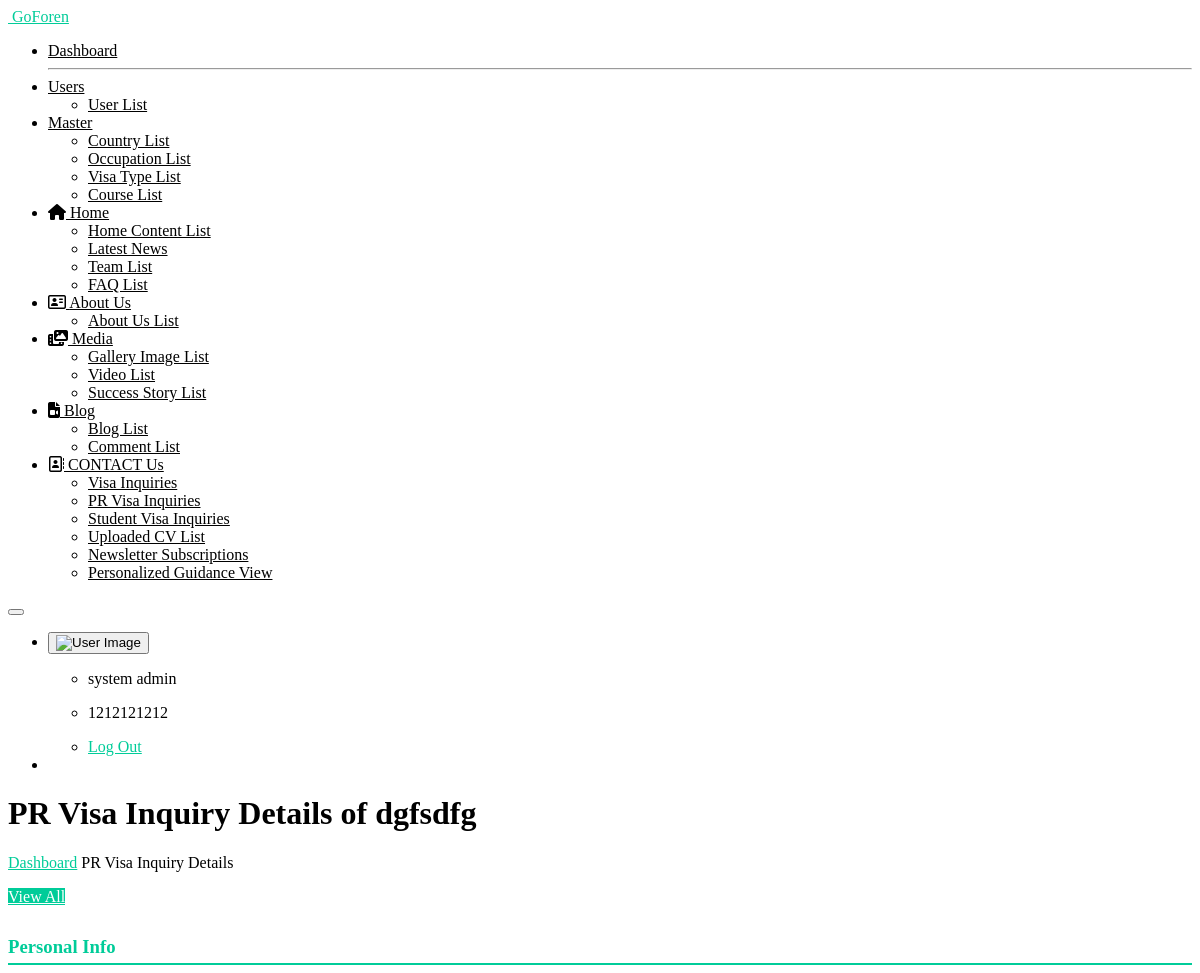
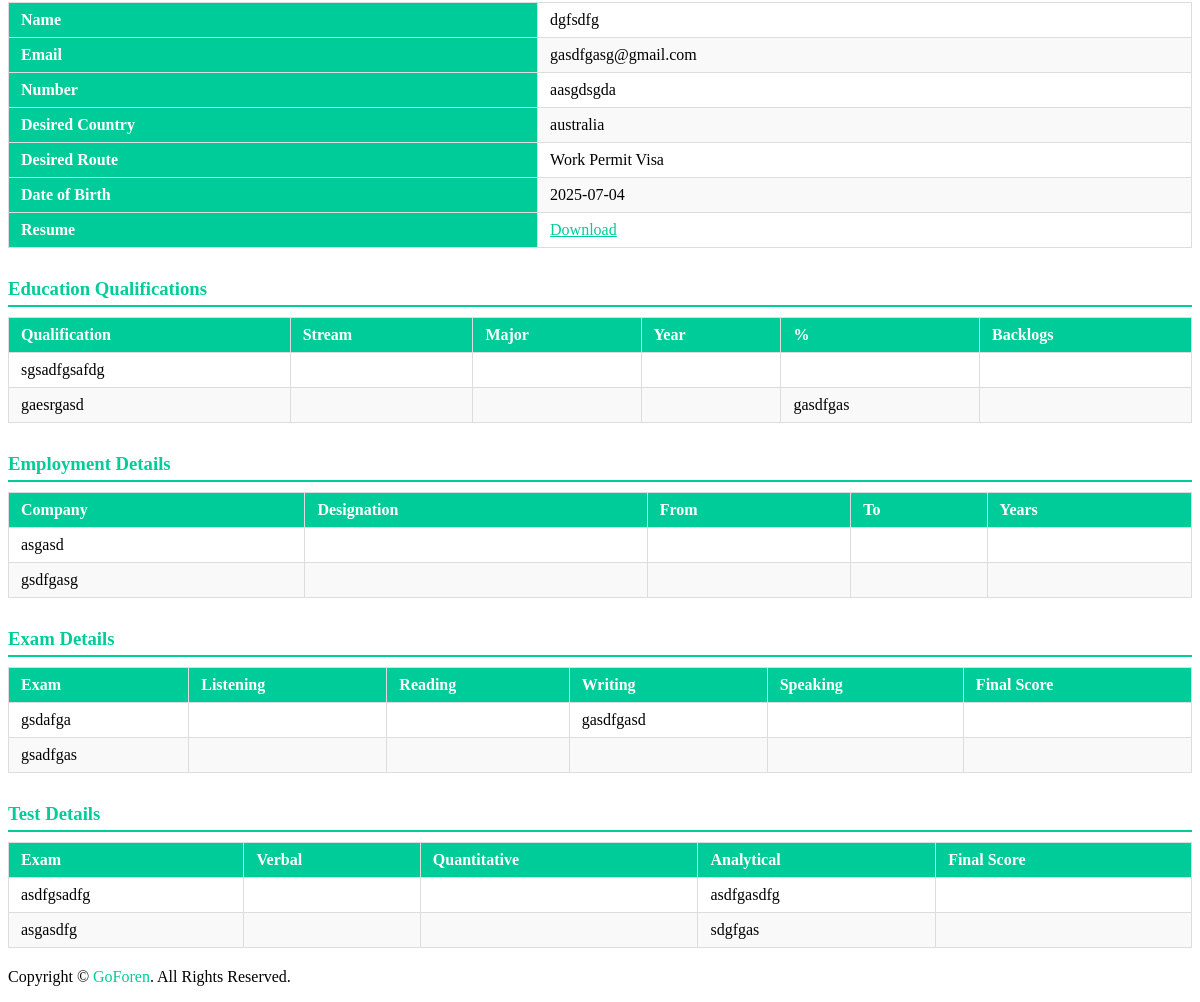
The app's page /pr_visa_inquiry_detail/7/ (signed in) with its own data (2 pictures, top to bottom).
### myapp/models.py (models this page shows, shortened)
class tbl_pr_visa_inquiry(models.Model):
    desired_country = models.CharField(max_length=50, null=True , blank=True)
    desired_visa_route = models.CharField(max_length=50, null=True , blank=True)
    relation = models.CharField(max_length=50, null=True , blank=True)
    name = models.CharField(max_length=100, null=True , blank=True)
    number = models.CharField(max_length=50, null=True , blank=True)
    landline = models.CharField(max_length=50, null=True , blank=True)
    alt_number = models.CharField(max_length=50, null=True , blank=True)
    email = models.CharField(max_length=50, null=True , blank=True)
    dob = models.DateTimeField(null=True , blank=True)
    marital_status = models.CharField(max_length=50, null=True , blank=True)
    no_of_child = models.CharField(max_length=50, null=True , blank=True)
    flat_no = models.CharField(max_length=100, null=True , blank=True)
    building_name = models.CharField(max_length=100, null=True , blank=True)
    road_street = models.CharField(max_length=100, null=True , blank=True)
    pincode = models.CharField(max_length=100, null=True , blank=True)
    area = models.CharField(max_length=100, null=True , blank=True)
    city = models.CharField(max_length=100, null=True , blank=True)
    inquiry_id = models.CharField(max_length=100, null=True , blank=True)
    resume = models.FileField(upload_to='resumes/', null=True , blank=True)
    created_at = models.DateTimeField(auto_now_add=True)
    updated_at = models.DateTimeField(auto_now=True)
    class Meta:
        db_table = 'tbl_pr_visa_inquiry'

class tbl_education_qualification(models.Model):
    inquiry_id = models.CharField(max_length=100, null=True , blank=True)
    qualification = models.CharField(max_length=100, null=True , blank=True)
    stream_of_degree = models.CharField(max_length=100, null=True , blank=True)
    major_degree = models.CharField(max_length=100, null=True , blank=True)
    year_of_completion = models.CharField(max_length=100, null=True , blank=True)
    percentage = models.CharField(max_length=100, null=True , blank=True)
    total_backlog = models.CharField(max_length=100, null=True , blank=True)
    created_at = models.DateTimeField(auto_now_add=True)
    updated_at = models.DateTimeField(auto_now=True)
    class Meta:
        db_table = 'tbl_education_qualification'

class tbl_employeement_detail(models.Model):
    inquiry_id = models.CharField(max_length=100, null=True , blank=True)
    company = models.CharField(max_length=100, null=True , blank=True)
    designation = models.CharField(max_length=100, null=True , blank=True)
    from_date = models.CharField(max_length=100, null=True , blank=True)
    to_date = models.CharField(max_length=100, null=True , blank=True)
    no_of_years = models.CharField(max_length=100, null=True , blank=True)
    created_at = models.DateTimeField(auto_now_add=True)
    updated_at = models.DateTimeField(auto_now=True)
    class Meta:
        db_table = 'tbl_employeement_detail'

class tbl_exam_detail(models.Model):
    inquiry_id = models.CharField(max_length=100, null=True , blank=True)
    exam = models.CharField(max_length=100, null=True , blank=True)
    listening = models.CharField(max_length=100, null=True , blank=True)
    reading = models.CharField(max_length=100, null=True , blank=True)
    writing = models.CharField(max_length=100, null=True , blank=True)
    speaking = models.CharField(max_length=100, null=True , blank=True)
    final_score = models.CharField(max_length=100, null=True , blank=True)
    created_at = models.DateTimeField(auto_now_add=True)
    updated_at = models.DateTimeField(auto_now=True)
    class Meta:
        db_table = 'tbl_exam_detail'

class tbl_test_detail(models.Model):
    inquiry_id = models.CharField(max_length=100, null=True , blank=True)
    exam = models.CharField(max_length=100, null=True , blank=True)
    verbal_reasoning = models.CharField(max_length=100, null=True , blank=True)
    quantitative_reasoning = models.CharField(max_length=100, null=True , blank=True)
    analytical_writing = models.CharField(max_length=100, null=True , blank=True)
    final_score = models.CharField(max_length=100, null=True , blank=True)
    created_at = models.DateTimeField(auto_now_add=True)
    updated_at = models.DateTimeField(auto_now=True)
    class Meta:
        db_table = 'tbl_test_detail'

### myapp/views.py (the view)
    def wrapper(request, *args, **kwargs):
        if 'user_id' not in request.session:
            return redirect('open_sign_in_page')
        return view_func(request, *args, **kwargs)

### myapp/views.py (called while the page is built)
def login_required_custom(view_func):
    def wrapper(request, *args, **kwargs):
        if 'user_id' not in request.session:
            return redirect('open_sign_in_page')
        return view_func(request, *args, **kwargs)
    return wrapper

@login_required_custom
def pr_visa_inquiry_detail(request, id):
    inq = get_object_or_404(tbl_pr_visa_inquiry, id=id)
    inquiry_id = inq.inquiry_id
    education_details = tbl_education_qualification.objects.filter(inquiry_id=inquiry_id)
    employment_details = tbl_employeement_detail.objects.filter(inquiry_id=inquiry_id)
    exam_details = tbl_exam_detail.objects.filter(inquiry_id=inquiry_id)
    test_details = tbl_test_detail.objects.filter(inquiry_id=inquiry_id)
    context = {
        "inq": inq,
        "education_details": education_details,
        "employment_details": employment_details,
        "exam_details": exam_details,
        "test_details": test_details,
    }
    return render(request, "pr-visa-inquiry-detail.html", context)

### templates/pr-visa-inquiry-detail.html (shortened to what this page needs)
{% extends "base.html" %}
{% load static %}
{% block start %}
<div class="ec-content-wrapper">
    <div class="content">
        <div class="breadcrumb-wrapper d-flex align-items-center justify-content-between">
            <div>
                <h1>PR Visa Inquiry Details of {{ inq.name }}</h1>
                <p class="breadcrumbs">
                    <span><a href="{% url 'dashboard_view' %}">Dashboard</a></span>
                    <span></span>PR Visa Inquiry Details
                </p>
            </div>
            						<div>
							<a href="{% url 'pr_visa_inquiry_view' %}" class="btn btn-primary"> View All
							</a>
						</div>
        </div>
        <div class="row">
            <div class="col-12">
                <div class="card card-default">
                    <div class="card-body">
                        <div class="table-responsive">
                            <h3 class="section-title">Personal Info</h3>
                            <table>
                                <tbody>
                                    <tr><th>Name</th><td>{{ inq.name }}</td></tr>
                                    <tr><th>Email</th><td>{{ inq.email }}</td></tr>
                                    <tr><th>Number</th><td>{{ inq.number }}</td></tr>
                                    <tr><th>Desired Country</th><td>{{ inq.desired_country }}</td></tr>
                                    <tr><th>Desired Route</th><td>{{ inq.desired_visa_route }}</td></tr>
                                    <tr><th>Date of Birth</th><td>{{ inq.dob|date:"Y-m-d" }}</td></tr>
                                    {% if inq.resume %}
                                    <tr>
                                        <th>Resume</th>
                                        <td><a href="{{ inq.resume.url }}" target="_blank">Download</a></td>
                                    </tr>
                                    {% endif %}
                                </tbody>
                            </table>
                            <h3 class="section-title">Education Qualifications</h3>
                            <table>
                                <thead>
                                    <tr>
                                        <th>Qualification</th>
                                        <th>Stream</th>
                                        <th>Major</th>
                                        <th>Year</th>
                                        <th>%</th>
                                        <th>Backlogs</th>
                                    </tr>
                                </thead>
                                <tbody>
                                    {% for edu in education_details %}
                                    <tr>
                                        <td>{{ edu.qualification }}</td>
                                        <td>{{ edu.stream_of_degree }}</td>
                                        <td>{{ edu.major_degree }}</td>
                                        <td>{{ edu.year_of_completion }}</td>
                                        <td>{{ edu.percentage }}</td>
                                        <td>{{ edu.total_backlog }}</td>
                                    </tr>
                                    {% empty %}
                                    <tr><td colspan="6">No education details found.</td></tr>
                                    {% endfor %}
                                </tbody>
                            </table>
                            <h3 class="section-title">Employment Details</h3>
                            <table>
                                <thead>
                                    <tr>
                                        <th>Company</th>
                                        <th>Designation</th>
                                        <th>From</th>
                                        <th>To</th>
                                        <th>Years</th>
                                    </tr>
                                </thead>
                                <tbody>
                                    {% for emp in employment_details %}
                                    <tr>
                                        <td>{{ emp.company }}</td>
                                        <td>{{ emp.designation }}</td>
                                        <td>{{ emp.from_date }}</td>
                                        <td>{{ emp.to_date }}</td>
                                        <td>{{ emp.no_of_years }}</td>
                                    </tr>
                                    {% empty %}
                                    <tr><td colspan="5">No employment details found.</td></tr>
                                    {% endfor %}
                                </tbody>
                            </table>
                            <h3 class="section-title">Exam Details</h3>
                            <table>
                                <thead>
                                    <tr>
                                        <th>Exam</th>
                                        <th>Listening</th>
                                        <th>Reading</th>
                                        <th>Writing</th>
                                        <th>Speaking</th>
                                        <th>Final Score</th>
                                    </tr>
                                </thead>
                                <tbody>
                                    {% for ex in exam_details %}
                                    <tr>
                                        <td>{{ ex.exam }}</td>
                                        <td>{{ ex.listening }}</td>
                                        <td>{{ ex.reading }}</td>
                                        <td>{{ ex.writing }}</td>
                                        <td>{{ ex.speaking }}</td>
                                        <td>{{ ex.final_score }}</td>
                                    </tr>
                                    {% empty %}
                                    <tr><td colspan="6">No exam details found.</td></tr>
                                    {% endfor %}
                                </tbody>
                            </table>
                            <h3 class="section-title">Test Details</h3>
                            <table>
                                <thead>
                                    <tr>
                                        <th>Exam</th>
                                        <th>Verbal</th>
                                        <th>Quantitative</th>
                                        <th>Analytical</th>
                                        <th>Final Score</th>
                                    </tr>
                                </thead>
                                <tbody>
                                    {% for test in test_details %}
                                    <tr>
                                        <td>{{ test.exam }}</td>
                                        <td>{{ test.verbal_reasoning }}</td>
                                        <td>{{ test.quantitative_reasoning }}</td>
                                        <td>{{ test.analytical_writing }}</td>
                                        <td>{{ test.final_score }}</td>
                                    </tr>
                                    {% empty %}
                                    <tr><td colspan="5">No test details found.</td></tr>
                                    {% endfor %}
                                </tbody>
                            </table>
                        </div>
                    </div>
                </div>
            </div>
        </div>
    </div>
</div>
{% endblock %}

### templates/pr-visa-inquiry-detail.html (style rules this page uses)
a { color: #00cc99; }
.btn.btn-primary { color: #ffffff; background-color: #00cc99; border-color: #00cc99; }
table { width: 100%; border-collapse: collapse; margin-bottom: 20px; }
table, th, td { border: 1px solid #ddd; }
th, td { padding: 8px 12px; text-align: left; }
th { background-color: #00cc99; color: white; }
tbody tr:nth-child(even) { background-color: #f9f9f9; }
.section-title { margin-top: 30px; margin-bottom: 10px; color: #00cc99; border-bottom: 2px solid #00cc99; padding-bottom: 5px; }

### records on screen
tbl_pr_visa_inquiry: name "dgfsdfg", email "gasdfgasg@gmail.com", number "aasgdsgda", desired_country "australia", desired_visa_route "Work Permit Visa", dob "2025-07-04"
tbl_education_qualification: qualification "sgsadfgsafdg"
tbl_education_qualification: qualification "gaesrgasd", percentage "gasdfgas"
tbl_employeement_detail: company "asgasd"
tbl_employeement_detail: company "gsdfgasg"
tbl_exam_detail: exam "gsdafga", writing "gasdfgasd"
tbl_exam_detail: exam "gsadfgas"
tbl_test_detail: exam "asdfgsadfg", analytical_writing "asdfgasdfg"
tbl_test_detail: exam "asgasdfg", analytical_writing "sdgfgas"

### other values on screen
{{ request.session.session_username }} "system admin"
{{ request.session.session_mobile }} "1212121212"
